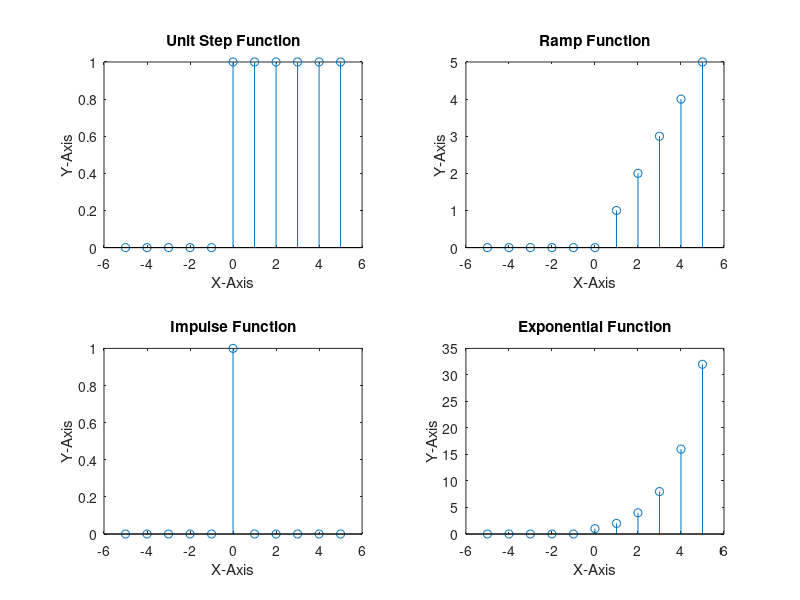

MATLAB code for this plot:
%Unit Step Function
clear
x=[-5:5];
for i=1:11
    if (i<=5)
        y(i)=0;
    else 
        y(i)=1;
    end
end
subplot(2,2,1)
stem(x,y)
title('Unit Step Function');
xlabel('X-Axis');
ylabel('Y-Axis');

%Ramp Function
clear
m=0;
x=[-5:5];
for i=1:11
    if(i<=5)
        y(i)=0
    else
        y(i)=m;
        m=m+1;
    end
end
subplot(2,2,2)
stem(x,y)
title('Ramp Function');
xlabel('X-Axis');
ylabel('Y-Axis');

%Impulse Function
clear
x=[-5:5];
for i=1:11
    if (i==6)
        y(i)=1;
    else 
        y(i)=0;
    end
end
subplot(2,2,3)
stem(x,y)
title('Impulse Function');
xlabel('X-Axis');
ylabel('Y-Axis');

%Exponential Function
clear
m=0;
x=[-5:5];
for i=1:11
    if (i<=5)
        y(i)=0;
    else 
        y(i)=2^m;
        m=m+1;
    end
end
subplot(2,2,4)
stem(x,y)
title('Exponential Function');
xlabel('X-Axis');
ylabel('Y-Axis');